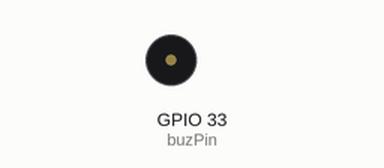
A sketch run on a simulated ESP32. Shown: buzzer (waves = sounding, pin HIGH).

Above: at 0.4 s.
Timing chart, 0 to 3.0 s (numbered marks = the images above):
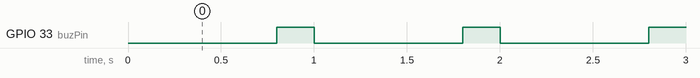

Measured:
- by itself, GPIO 33 (buzPin): alternates HIGH for 0.20 s and LOW for 0.80 s

The sketch:

08-active-buzzer-beep.ino
```cpp
// Beeping buzzer using millis() instead of delay()

// set pin number
const int buzPin = 33;  // the number of the buzzer pin

// how long the buzzer is on and off, in milliseconds
const unsigned long onTime = 200;   // beep
const unsigned long offTime = 800;  // silence

// remembers whether the buzzer is currently on
bool buzzerOn = false;

// the time (in ms) when the buzzer state was last changed
unsigned long lastChange = 0;

void setup() {
  // initialize the buzzer pin as an output
  pinMode(buzPin, OUTPUT);

  // start the timer
  lastChange = millis();
}

void loop() {
  // how long the current state has lasted
  unsigned long elapsed = millis() - lastChange;

  if (buzzerOn && elapsed >= onTime) {
    // the beep lasted long enough: turn the buzzer off
    digitalWrite(buzPin, LOW);
    buzzerOn = false;
    lastChange = millis();
  } else if (!buzzerOn && elapsed >= offTime) {
    // the silence lasted long enough: turn the buzzer on
    digitalWrite(buzPin, HIGH);
    buzzerOn = true;
    lastChange = millis();
  }
}
```
